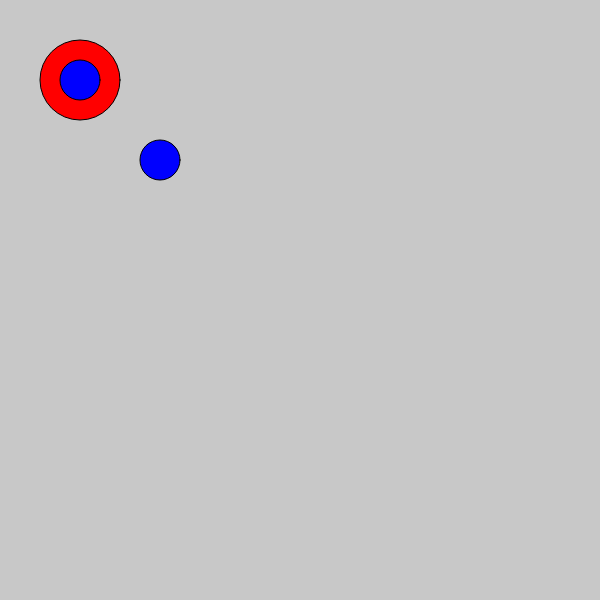
Frame 1 (no input)
Frame 60 (no input): identical to frame 1, image omitted
Frame 120 (the mouse pressed at the canvas centre since frame 60): identical to frame 1, image omitted

The p5.js sketch that drew this single still picture (run headless with seeded random() and noise() and a simulated clock; from frame 60 on, the mouse is pressed at the canvas centre):

// p5.js sketch
// ── sketch.js
/**
 * Transformation examples
 *
 * To make this easier to navigate, I added a selector to allow you to switch between the examples.
 *
 */

let angle = 0;
let selector;

const examples = {
  translateExample: translateExample,
  scaleExample: scaleExample,
  rotateExample: rotateExample,
  shearExample: shearExample,
  rotateInPlace: rotateInPlace,
  centerCoordinates: centerCoordinates,
  mystery: mystery,
};

function setup() {
  createCanvas(600, 600);
  // noLoop();
  selector = createSelect();
  selector.position(20, height + 25);
  for (let key in examples) {
    selector.option(key);
  }
}

function draw() {
  background(200);
  examples[selector.value()]();
}

function rotateInPlace() {
  rectMode(CENTER);
  fill("red");
  rect(200, 200, 125, 100);
  push();
  angleMode(DEGREES);
  translate(200, 200);
  rotate(45);
  fill("blue");
  rect(0, 0, 125, 100);
  pop();

  // rotate(-45);
  // translate(-200, -200);
  // fill("green");
  rect(50, 50, 75, 25);
}

function centerCoordinates() {
  translate(width / 2, height / 2);
  scale(1, -1);
  fill("red");
  rect(0, 0, 200, 100);
  fill("blue");
  rect(0, 100, 200, 100);
}

function mystery() {
  fill("white");
  push();
  translate(width / 2, height / 2);
  rotate(angle);
  angle += 0.1;
  push();
  rotate(-45);
  rect(0, 0, 150, 25);
  translate(150, 0);
  rotate(45);
  rect(0, 0, 150, 25);
  pop();
  push();
  scale(-1, 1);
  rotate(-45);
  rect(0, 0, 150, 25);
  translate(150, 0);
  rotate(45);
  rect(0, 0, 150, 25);
  pop();
  pop();
}

function translateExample() {
  fill("red");
  circle(80, 80, 80);

  translate(80, 80);
  fill("blue");
  circle(0, 0, 40);
  circle(80, 80, 40);
}

function scaleExample() {
  fill("red");
  rect(0, 0, 100, 75);

  scale(2, 2);
  fill("blue");
  rect(0, 75, 100, 75);
}

function rotateExample() {
  fill("red");
  rect(200, 200, 125, 100);

  angleMode(DEGREES);

  rotate(45);
  fill("blue");
  rect(200, 200, 125, 100);
}

function shearExample() {
  fill("red");
  angleMode(DEGREES);
  shearX(45);
  rect(0, 0, 125, 100);
}
